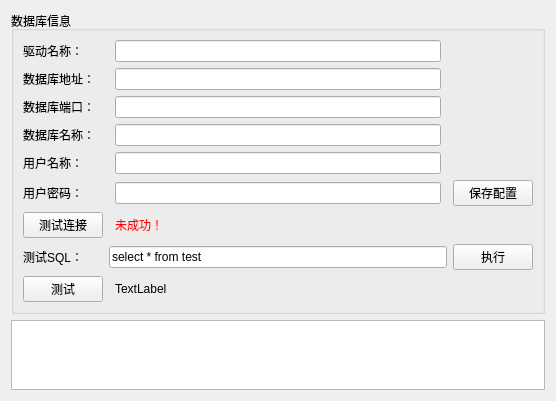
<?xml version="1.0" encoding="UTF-8"?>
<ui version="4.0">
 <class>FrmDB</class>
 <widget class="QWidget" name="FrmDB">
  <property name="geometry">
   <rect>
    <x>0</x>
    <y>0</y>
    <width>556</width>
    <height>367</height>
   </rect>
  </property>
  <property name="windowTitle">
   <string>Form</string>
  </property>
  <layout class="QGridLayout" name="gridLayout">
   <item row="1" column="0">
    <widget class="QTableView" name="tableView"/>
   </item>
   <item row="0" column="0">
    <widget class="QGroupBox" name="groupBox">
     <property name="title">
      <string>数据库信息</string>
     </property>
     <layout class="QGridLayout" name="gridLayout_2">
      <item row="9" column="0">
       <widget class="QPushButton" name="btn_Test">
        <property name="text">
         <string>测试</string>
        </property>
       </widget>
      </item>
      <item row="2" column="2">
       <widget class="QLineEdit" name="txt_port"/>
      </item>
      <item row="2" column="0">
       <widget class="QLabel" name="label_2">
        <property name="text">
         <string>数据库端口：</string>
        </property>
       </widget>
      </item>
      <item row="1" column="0">
       <widget class="QLabel" name="label">
        <property name="text">
         <string>数据库地址：</string>
        </property>
       </widget>
      </item>
      <item row="7" column="4">
       <widget class="QPushButton" name="btn_sql">
        <property name="text">
         <string>执行</string>
        </property>
       </widget>
      </item>
      <item row="3" column="0">
       <widget class="QLabel" name="label_3">
        <property name="text">
         <string>数据库名称：</string>
        </property>
       </widget>
      </item>
      <item row="3" column="2">
       <widget class="QLineEdit" name="txt_name"/>
      </item>
      <item row="6" column="2">
       <widget class="QLabel" name="lbl_result">
        <property name="styleSheet">
         <string notr="true">color: rgb(255, 0, 0);</string>
        </property>
        <property name="text">
         <string>未成功！</string>
        </property>
       </widget>
      </item>
      <item row="7" column="0">
       <widget class="QLabel" name="label_5">
        <property name="text">
         <string>测试SQL：</string>
        </property>
       </widget>
      </item>
      <item row="6" column="0">
       <widget class="QPushButton" name="btn_con">
        <property name="text">
         <string>测试连接</string>
        </property>
       </widget>
      </item>
      <item row="7" column="1" colspan="3">
       <widget class="QLineEdit" name="txt_sql">
        <property name="text">
         <string>select * from test</string>
        </property>
       </widget>
      </item>
      <item row="5" column="0">
       <widget class="QLabel" name="label_6">
        <property name="text">
         <string>用户密码：</string>
        </property>
       </widget>
      </item>
      <item row="4" column="2">
       <widget class="QLineEdit" name="txt_user"/>
      </item>
      <item row="5" column="2">
       <widget class="QLineEdit" name="txt_psw"/>
      </item>
      <item row="1" column="2">
       <widget class="QLineEdit" name="txt_addr"/>
      </item>
      <item row="5" column="4">
       <widget class="QPushButton" name="btn_save">
        <property name="text">
         <string>保存配置</string>
        </property>
       </widget>
      </item>
      <item row="4" column="0">
       <widget class="QLabel" name="label_4">
        <property name="text">
         <string>用户名称：</string>
        </property>
       </widget>
      </item>
      <item row="0" column="0">
       <widget class="QLabel" name="label_7">
        <property name="text">
         <string>驱动名称：</string>
        </property>
       </widget>
      </item>
      <item row="0" column="2">
       <widget class="QLineEdit" name="txt_driver"/>
      </item>
      <item row="9" column="2">
       <widget class="QLabel" name="lbl_Error">
        <property name="text">
         <string>TextLabel</string>
        </property>
       </widget>
      </item>
     </layout>
    </widget>
   </item>
  </layout>
 </widget>
 <resources/>
 <connections/>
</ui>
